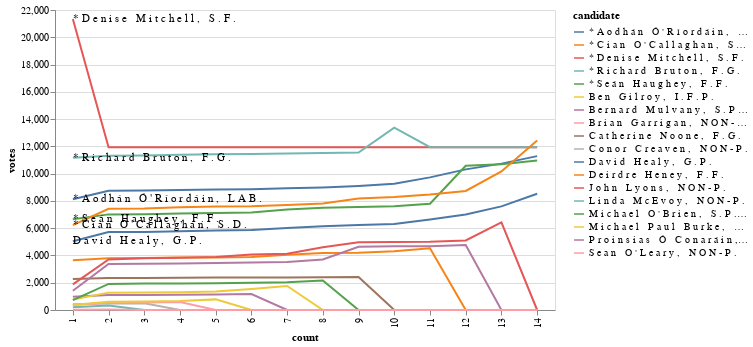

This figure's notebook cell:
### Code cell
charter(count_details)

### Figure 1 — Vega-Lite specification as saved in the notebook (floating-point values rounded to 4 significant figures; data arrays with more than 128 entries replaced by an {"elided": "..."} marker saying what was removed)
{"config": {"view": {"continuousWidth": 400, "continuousHeight": 300}}, "layer": [{"data": {"name": "data-56bdec8e1b407dd3e87c0b20b62c503a"}, "mark": "line", "encoding": {"color": {"field": "candidate", "type": "nominal"}, "tooltip": [{"field": "candidate", "type": "nominal"}, {"field": "count", "type": "quantitative"}, {"field": "votes", "type": "quantitative"}], "x": {"field": "count", "type": "ordinal"}, "y": {"field": "votes", "type": "quantitative"}}, "width": 500}, {"data": {"name": "data-9cca0914fad0b6835ad22b8e497879c5"}, "mark": {"type": "text", "align": "left"}, "encoding": {"text": {"field": "candidate", "type": "nominal"}, "x": {"field": "count", "type": "ordinal"}, "y": {"field": "votes", "type": "quantitative"}}}], "$schema": "https://vega.github.io/schema/vega-lite/v4.17.0.json", "datasets": {"data-56bdec8e1b407dd3e87c0b20b62c503a": {"elided": "252 records"}, "data-9cca0914fad0b6835ad22b8e497879c5": [{"candidate": "* D e n i s e   M i t c h e l l ,   S . F .", "count": 1, "votes": 21344}, {"candidate": "* R i c h a r d   B r u t o n ,   F . G .", "count": 1, "votes": 11156}, {"candidate": "* A o d h á n   Ó ' R í o r d á i n ,   L A B .", "count": 1, "votes": 8127}, {"candidate": "* S e á n   H a u g h e y ,   F . F .", "count": 1, "votes": 6651}, {"candidate": "* C i a n   O ' C a l l a g h a n ,   S . D .", "count": 1, "votes": 6229}, {"candidate": "D a v i d   H e a l y ,   G . P .", "count": 1, "votes": 5042}]}}
